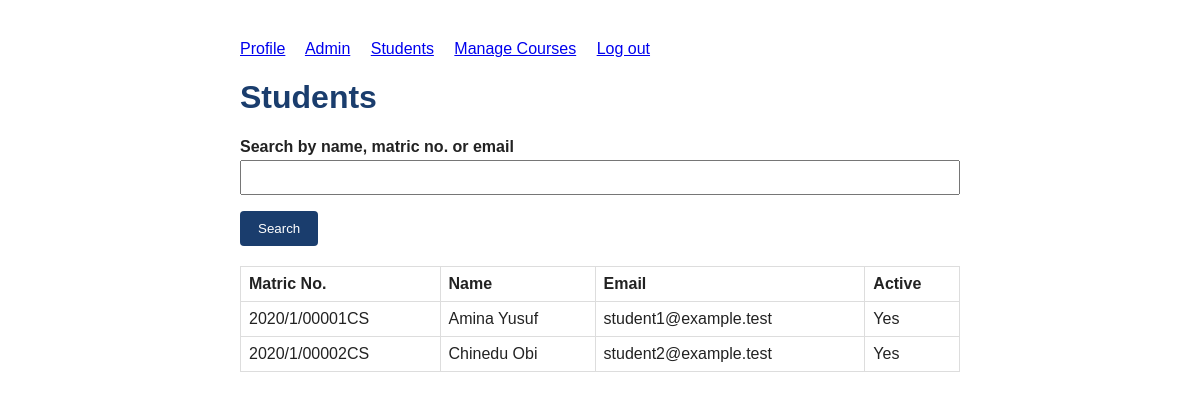
The app's page /admin/students.php (signed in) with its own data.
### tables this page shows
CREATE TABLE users (
    id              INT UNSIGNED AUTO_INCREMENT PRIMARY KEY,
    matric_no       VARCHAR(20)  NOT NULL UNIQUE,
    email           VARCHAR(190) NOT NULL UNIQUE,
    password_hash   VARCHAR(255) NOT NULL,
    full_name       VARCHAR(120) NOT NULL,
    bio             VARCHAR(500) NULL,                
    role            ENUM('student','admin') NOT NULL DEFAULT 'student',
    is_active       TINYINT(1) NOT NULL DEFAULT 1,
    created_at      DATETIME NOT NULL DEFAULT CURRENT_TIMESTAMP
);

### src/SecurityHeaders.php (called while the page is built, shortened)
<?php
function e(?string $value): string
{
    return htmlspecialchars($value ?? '', ENT_QUOTES, 'UTF-8');
}

### src/Database.php (called while the page is built, shortened)
<?php
final class Database
{
    private static ?PDO $instance = null;
    public static function connection(): PDO
    {
        if (self::$instance === null) {
            $config = require __DIR__ . '/../config/config.php';
            $db = $config['db'];
            $dsn = sprintf(
                'mysql:host=%s;port=%s;dbname=%s;charset=utf8mb4',
                $db['host'],
                $db['port'],
                $db['name']
            );
            self::$instance = new PDO($dsn, $db['user'], $db['pass'], [
                PDO::ATTR_ERRMODE            => PDO::ERRMODE_EXCEPTION,
                PDO::ATTR_DEFAULT_FETCH_MODE => PDO::FETCH_ASSOC,
                PDO::ATTR_EMULATE_PREPARES   => false,
            ]);
        }
        return self::$instance;
    }
    public static function run(string $sql, array $params = []): PDOStatement
    {
        $stmt = self::connection()->prepare($sql);
        $stmt->execute($params);
        return $stmt;
    }
}

### public/admin/students.php (the view, shortened to what this page needs)
<?php
$search = trim((string) ($_GET['q'] ?? ''));
if ($search !== '' && strlen($search) <= 190) {
    $like = '%' . $search . '%';
    $students = Database::run(
        'SELECT id, matric_no, email, full_name, is_active FROM users
         WHERE role = "student" AND (full_name LIKE ? OR matric_no LIKE ? OR email LIKE ?)
         ORDER BY full_name',
        [$like, $like, $like]
    )->fetchAll();
} else {
    $students = Database::run(
        'SELECT id, matric_no, email, full_name, is_active FROM users WHERE role = "student" ORDER BY full_name'
    )->fetchAll();
}
?>
<!DOCTYPE html>
<html lang="en">
<head>
    <link rel="stylesheet" href="/assets/style.css">
</head>
<body>
    <nav>
        <a href="/dashboard.php">Profile</a>
        <a href="/admin/index.php">Admin</a>
        <a href="/admin/students.php">Students</a>
        <a href="/admin/courses.php">Manage Courses</a>
        <a href="/logout.php">Log out</a>
    </nav>
    <h1>Students</h1>
    <form method="get" action="/admin/students.php">
        <label for="q">Search by name, matric no. or email</label>
        <input type="text" id="q" name="q" value="<?= e($search) ?>" maxlength="190">
        <button type="submit">Search</button>
    </form>
    <table>
        <tr><th>Matric No.</th><th>Name</th><th>Email</th><th>Active</th></tr>
        <?php foreach ($students as $s): ?>
        <tr>
            <td><?= e($s['matric_no']) ?></td>
            <td><?= e($s['full_name']) ?></td>
            <td><?= e($s['email']) ?></td>
            <td><?= $s['is_active'] ? 'Yes' : 'No' ?></td>
        </tr>
        <?php endforeach; ?>
    </table>
</body>
</html>

### public/assets/style.css (style rules this page uses)
body { font-family: Arial, Helvetica, sans-serif; max-width: 720px; margin: 40px auto; color: #222; }
h1, h2 { color: #1a3d6d; }
form { margin: 20px 0; }
label { display: block; margin-top: 12px; font-weight: bold; }
input, textarea, select { width: 100%; padding: 8px; margin-top: 4px; box-sizing: border-box; }
button { margin-top: 16px; padding: 10px 18px; background: #1a3d6d; color: #fff; border: none; border-radius: 4px; cursor: pointer; }
table { width: 100%; border-collapse: collapse; margin-top: 16px; }
th, td { border: 1px solid #ddd; padding: 8px; text-align: left; }
nav a { margin-right: 16px; }

### records on screen
users: matric_no "2020/1/00001CS", full_name "Amina Yusuf", email "student1@example.test", is_active "Yes"
users: matric_no "2020/1/00002CS", full_name "Chinedu Obi", email "student2@example.test", is_active "Yes"
